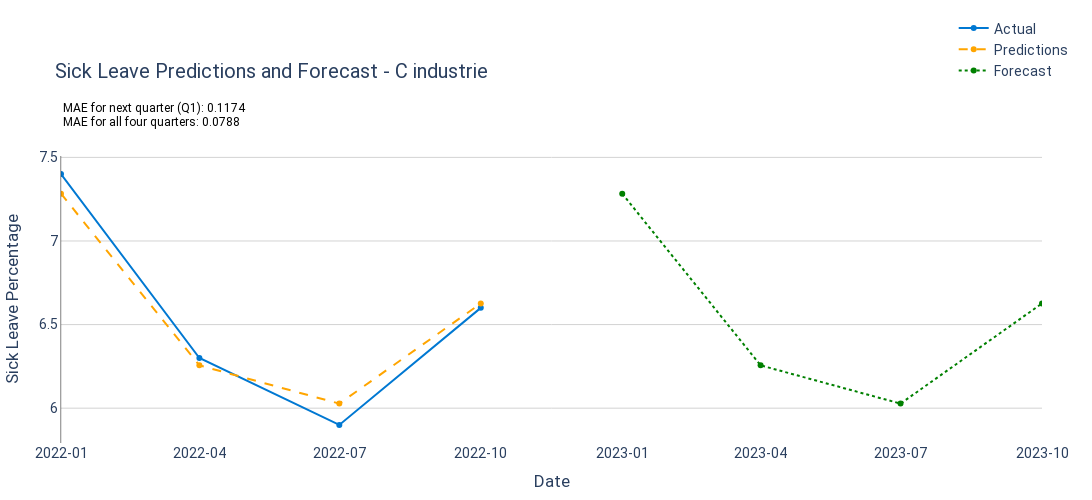

The code cell stored with this chart in its notebook:
### Code cell
# 10. Visualization with Forecast
fig = go.Figure()

# Add actual sick leave percentage line (test data)
fig.add_trace(go.Scatter(
    x=y_test.index,
    y=y_test,
    mode='lines+markers',
    name='Actual',
    line=dict(color='#0078d2', width=2)
))

# Add predictions line for test period
fig.add_trace(go.Scatter(
    x=y_test.index,
    y=y_pred_test,
    mode='lines+markers',
    name='Predictions',
    line=dict(color='orange', width=2, dash='dash')
))

# Add forecast line for 2023
fig.add_trace(go.Scatter(
    x=forecast_index,
    y=forecast_mean,
    mode='lines+markers',
    name='Forecast',
    line=dict(color='green', width=2, dash='dot')
))

# Add MAE values as text annotations
fig.add_annotation(
    xref="paper", yref="paper", x=0.00, y=1.15, showarrow=False,
    text=f"MAE for all four quarters: {mae_all:.4f}",
    font=dict(size=12, color="black")
)

fig.add_annotation(
    xref="paper", yref="paper", x=0.00, y=1.20, showarrow=False,
    text=f"MAE for next quarter (Q1): {mae_q1:.4f}",
    font=dict(size=12, color="black")
)

# Set layout and design for better visualization
fig.update_layout(
    title=f'Sick Leave Predictions and Forecast - {branch_name.capitalize()}',
    xaxis_title='Date',
    yaxis_title='Sick Leave Percentage',
    plot_bgcolor='white',
    xaxis=dict(
        showgrid=False,
        tickformat="%Y-%m",  # Year-Month format for clearer date labeling
        range=[y_test.index.min(), pd.Timestamp("2023-10-01")]
    ),
    yaxis=dict(
        showgrid=True, gridcolor='lightgrey', showline=True, linewidth=0.5, linecolor='black'
    ),
    legend=dict(
        x=0.91, y=1.5, traceorder="normal"
    ),
    font=dict(family="Roboto", size=14),
    margin=dict(l=50, r=50, t=80, b=50),
    width=1100, height=500
)

# Show Plot
fig.show()

# Optionally Save Plot as HTML
fig.write_html("C:/Users/c.hakker/Downloads/Sick_leave_predict_forecast_C_industrie.html")

### Figure 1 — Plotly figure (JSON) as saved in the notebook; plotly's stock layout.template omitted (floating-point values rounded to 4 significant figures)
{"data": [{"line": {"color": "#0078d2", "width": 2}, "mode": "lines+markers", "name": "Actual", "type": "scatter", "x": ["2022-01-01T00:00:00", "2022-04-01T00:00:00", "2022-07-01T00:00:00", "2022-10-01T00:00:00"], "y": [7.4, 6.3, 5.9, 6.6]}, {"line": {"color": "orange", "dash": "dash", "width": 2}, "mode": "lines+markers", "name": "Predictions", "type": "scatter", "x": ["2022-01-01T00:00:00", "2022-04-01T00:00:00", "2022-07-01T00:00:00", "2022-10-01T00:00:00"], "y": [7.283, 6.256, 6.027, 6.626]}, {"line": {"color": "green", "dash": "dot", "width": 2}, "mode": "lines+markers", "name": "Forecast", "type": "scatter", "x": ["2023-01-01T00:00:00", "2023-04-01T00:00:00", "2023-07-01T00:00:00", "2023-10-01T00:00:00"], "y": [7.283, 6.256, 6.027, 6.626]}], "layout": {"annotations": [{"font": {"color": "black", "size": 12}, "showarrow": false, "text": "MAE for all four quarters: 0.0788", "x": 0, "xref": "paper", "y": 1.15, "yref": "paper"}, {"font": {"color": "black", "size": 12}, "showarrow": false, "text": "MAE for next quarter (Q1): 0.1174", "x": 0, "xref": "paper", "y": 1.2, "yref": "paper"}], "font": {"family": "Roboto", "size": 14}, "height": 500, "legend": {"traceorder": "normal", "x": 0.91, "y": 1.5}, "margin": {"b": 50, "l": 50, "r": 50, "t": 80}, "plot_bgcolor": "white", "title": {"text": "Sick Leave Predictions and Forecast - C industrie"}, "width": 1100, "xaxis": {"range": ["2022-01-01T00:00:00", "2023-10-01T00:00:00"], "showgrid": false, "tickformat": "%Y-%m", "title": {"text": "Date"}}, "yaxis": {"gridcolor": "lightgrey", "linecolor": "black", "linewidth": 0.5, "showgrid": true, "showline": true, "title": {"text": "Sick Leave Percentage"}}}}
